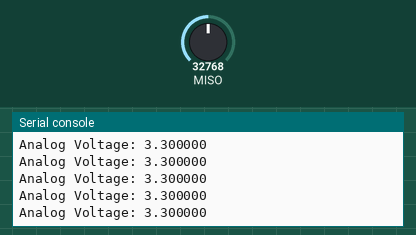
Bench run of a program on a simulated CircuitPython board. Shown: the last lines printed to the serial console. The inputs (shaded band) are chosen by the test bench; at power-on: MISO = 32768 (analog values on the 0–65535 scale).

Above: at 1.2 s.
1.3 s: MISO set to 45874
At 1.31 s:
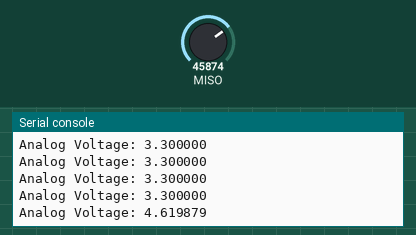
2.8 s: MISO set to 57670
At 2.82 s:
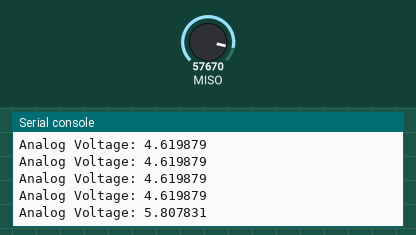
Timing chart, 0 to 5.8 s (numbered marks = the images above; inputs shaded):
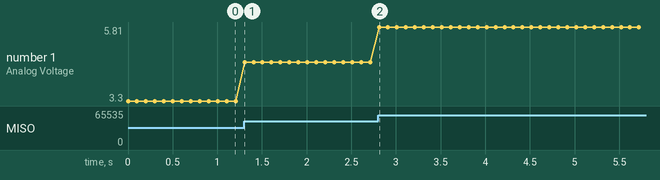

Measured:
- after the input at 1.3 s, the serial console: prints a new line at once (image 1)
- after the input at 2.8 s, the serial console: prints a new line at once (image 2)
- plotted number 1: 3.3 → 4.62 after the input at 1.3 s, 4.62 → 5.81 after the input at 2.8 s

The program:

measureVbatt.py
```python
import time

from microcontroller import pin
from analogio import AnalogIn

analogin = AnalogIn(pin.PA06)


def getVoltage(pin):  # helper
    return (pin.value * 2 * 3.3) / 65536


while True:
    print("Analog Voltage: %f" % getVoltage(analogin))
    time.sleep(0.1)
```
